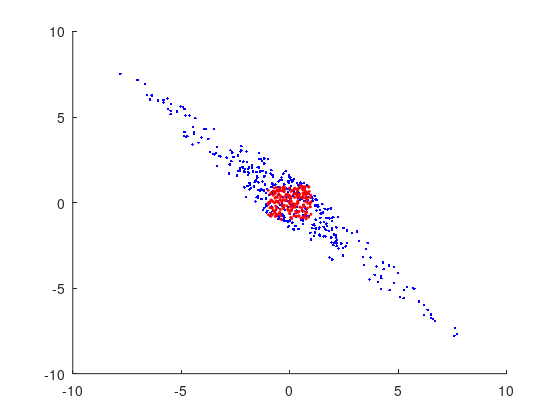
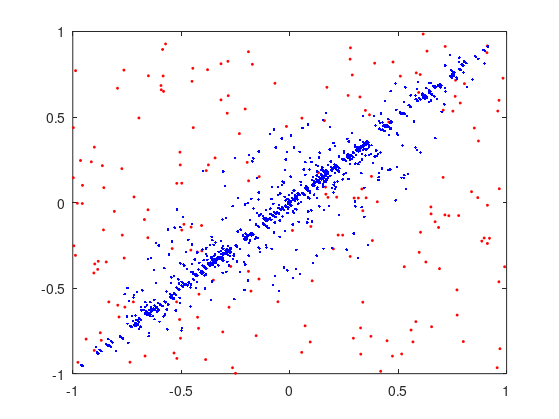

These figures' MATLAB source, in order:
% Power iteration algorithm: Compute the greatest eigenvalue and
% eigenvector of a matrix

n=100;   % size of the matrix
A=100.*rand(n);    % generate a random matrix
b0=repmat(1/n,n,1);   % define an intial vector. Here is (1/n,...,1/n)^T
b_k1=b0./norm(b0);   % normalize the inital vector
N=1000;
for i=1:N
    b_k=b_k1;    % record the iterative vector in the last step
    b_k1=A*b_k1;  
    lambda=(b_k1'*b_k)/(b_k'*b_k);   % Compute the greatest eigenvalue
    b_k1=b_k1./norm(b_k1,2);         % Normalize the resulting vector
end
norm(b_k1-b_k)    % Testing the convergency of the power iterative algorithm
b_k1,lambda           % The greastest eigenvector and eigenvalue returned by the power iterative algorithm
[V,D]=eig(A);     % Use matlab inherent function to compute eigenvectors and eigenvalues
% Testing the correctness of the algorithm
norm(A*b_k1-lambda*b_k1)
norm(lambda-max(diag(D)))


%%% Power iterative algorithm in 2-dimensional
h=figure;
n=200;x=-1+2*rand(1,n);y=-1+2*rand(1,n);  % generate 200 point within |x|<=1, |y|<=1
P1=[x;y];
A=[2 -1; -1 2];
hold on
Pt=P1;
k=2;
for i=1:k
    Pt=A*Pt;
    plot(Pt(1,:),Pt(2,:),'b.')
end
plot(P1(1,:),P1(2,:),'r*','MarkerSize',2)   
hold off
set(h,'Units','Inches');
pos = get(h,'Position');
set(h,'PaperPositionMode','Auto','PaperUnits','Inches','PaperSize',[pos(3), pos(4)])
print('A_Power','-dpdf','-fillpage')

h=figure;
n=200;x=-1+2*rand(1,n);y=-1+2*rand(1,n);
P1=[x;y];
A=[2 -1; -1 2];
plot(P1(1,:),P1(2,:),'r*','MarkerSize',2)
hold on
Pt=P1;
k=20;    % iterative times
for i=1:k
    Pt=A\Pt;    % action the inverse of A on the points
    plot(Pt(1,:),Pt(2,:),'b.')
end
hold off
set(h,'Units','Inches');
pos = get(h,'Position');
set(h,'PaperPositionMode','Auto','PaperUnits','Inches','PaperSize',[pos(3), pos(4)])
print('A_inv_Power','-dpdf','-fillpage')